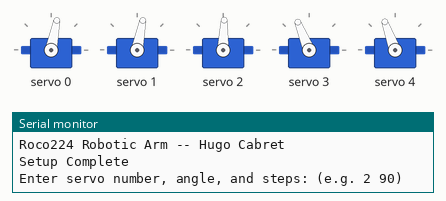
Recording of a sketch running on a simulated Arduino Uno, built with avr-gcc and run on an emulated ATmega328P. On the bench: 5 × servo, the last lines printed to the serial monitor.

Above: at 4.2 s.
At 5.13 s:
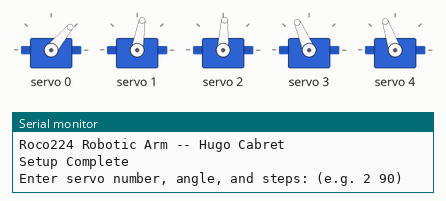
At 11.07 s:
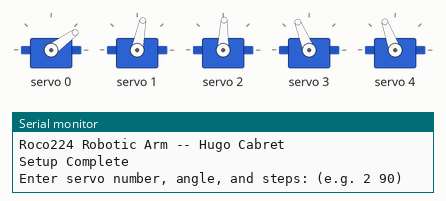
At 16.38 s:
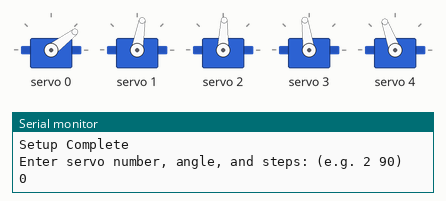
At 17.95 s:
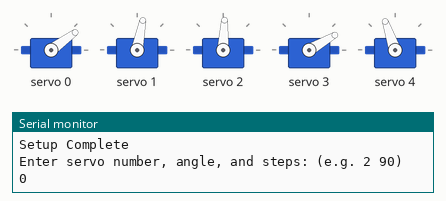
At 39.83 s:
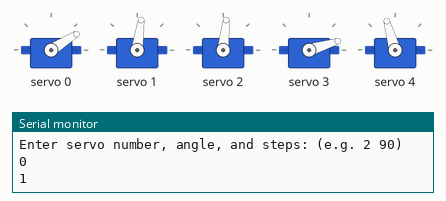
Timing chart, 0 to 40.0 s (numbered marks = the images above):
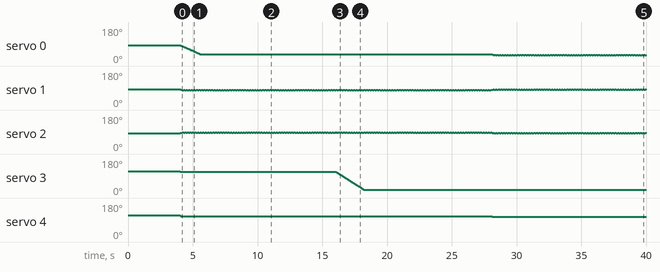

The sketch:

main.ino.ino
```cpp
//Include Files
#include <Wire.h> //I2C Library
#include <Adafruit_PWMServoDriver.h>//PWM breakout board library
#include <math.h> // Math Library

//set PWM driver
Adafruit_PWMServoDriver pwm = Adafruit_PWMServoDriver();

//Definitions
#define SERVOMIN  150 // This is the 'minimum' pulse length count (out of 4096)
#define BIGSERVOMAX  430 // This is the 'maximum' pulse length count (out of 4096)
#define SMALLSERVOMAX 350 // This is the 'maximum' pulse length count (out of 4096)
#define USMIN  600 // This is the rounded 'minimum' microsecond length based on the minimum pulse of 150
#define USMAX  2400 // This is the rounded 'maximum' microsecond length based on the maximum pulse of 600
#define SERVO_FREQ 50 // Analog servos run at ~50 Hz updates

/*
//Control Theory:

For Big servos:
BIGSERVOMAX - SERVOMIN = 280 pulse length count
280 = 180 degrees
Servo moves 0.643 degrees per pulse length count

For Small Servos:
350-150 = 200 = 90 degrees
Servo moves 0.45 degrees per pulse length count

*/

//Arm Lengths in m^-5
#define BaseOffset 890
#define ShoulderElbow 1500
#define ElbowWrist 1916.4
#define WristWrist 116.6
#define WristPenTip TBC

#define L1 BaseOffset
#define L2 ShoulderElbow
#define L3 ElbowWrist


//Servo connector position on breakout board
#define ShoulderRotate 0
#define ShoulderElevate 1
#define Elbow 2
#define WristRotate 3
#define WristElevate 4

//Number of positions for drawing
#define positionNum 14

//Array of all xy coordinates
float position[positionNum][3] =
{
        {810,1590,90},
        {810,1590,0},
        {630,1770,0},
        {670,1950,0},
        {930,1690,0},
        {990,1850,0},
        {850,1990,0},
        {960,2080,0},
        {640,2080,0},
        {500,1700,0},
        {820,2490,0},
        {1130,1710,0},
        {1000,2080,0},
        {1000,2080,90}
};

//Empty array to be filled with all the angles
float angles [positionNum][4] = {};

//Array holding all current angles
int servoAngles[5] = {90,90,90,90,90};


//Array keeps the min and max angle allowed by all the servos, in degrees
int MinMax[5][2] =
{
  {0, 180},
  {70, 150},
  {30, 130},
  {0, 157},
  {0, 156},
};


void changepos(int sRot, int sLift, int elbow, int wRot, int wLift){
  int tempAngles [5] = {servoAngles[0]*1.555,servoAngles[1]*1.555,servoAngles[2]*1.555,servoAngles[3]*2.222,servoAngles[4]*2.222};
  int targets [5] = {sRot*1.555, sLift*1.555, elbow*1.555, wRot*2.222, wLift*2.222};
  int sRotchange = abs(servoAngles[0]-sRot);
  int sLiftchange = abs(servoAngles[1]-sLift);
  int elbowchange = abs(servoAngles[2]-elbow);
  int wRotchange = abs(servoAngles[3]-wRot);
  int wLiftchange = abs(servoAngles[4]-wLift);
  int pulseses = 0;
  int smallest = min(sRotchange,min(sLiftchange,min(elbowchange,min(wRotchange,wLiftchange))));
  if (smallest == sRotchange || smallest == sLiftchange || smallest == sRotchange){
    pulseses = smallest/0.643;
  }else{
    pulseses = smallest/0.45;
  }
  int steps[5] = {(sRotchange*1.555)/pulseses,(sLiftchange*1.555)/pulseses,(elbowchange*1.555)/pulseses,(wRotchange*2.222)/pulseses,(wLiftchange*2.222)/pulseses};
  for (int i = 0; i <5, i++;){
    if (tempAngles[i] - targets[i] > 0){
      steps[i] = steps[i]*-1;
    }
  }
  if (pulseses < 50)pulseses = 50;
  while (tempAngles[0] >= targets[0]-3 && tempAngles[0] <= targets[0]+3 && tempAngles[1] >= targets[1]-3 && tempAngles[1] <= targets[1]+3 && tempAngles[2] >= targets[2]-3 && tempAngles[2] <= targets[2]+3 && tempAngles[3] >= targets[3]-3 && tempAngles[3] <= targets[3]+3 && tempAngles[4] >= targets[4]-3 && tempAngles[4] <= targets[4]+3){
    for (int j = 0; j <5, j++;){
      if (tempAngles[j] >= targets[j]-3 && tempAngles[j] <= targets[j]+3);else{   //if the servo isn't close to the target yet, move by step
        pwm.setPWM(j, 0, SERVOMIN + tempAngles[j] + steps[j]);
        tempAngles[j] += steps[j];
      }
    }
  }

}


void goPreciseDegrees(int servo, int newPos) {
  int steps = 500;
  int target = constrain(newPos, MinMax[servo][0], MinMax[servo][1]);
  if (target != newPos) {
    Serial.print("Servo ");
    Serial.print(servo);
    Serial.println(" out of bounds, adjusted to limit.");
  }

  float angleStep = max(abs(servoAngles[servo] - target) / steps, 1);
  int Pulses;
  int tempAngle = servoAngles[servo];

  for (int i = 0; i < steps; i++) {
    if (tempAngle < target) {
      tempAngle += angleStep;

    } else {
      tempAngle -= angleStep;
    }

    if (servo < 3) {  // Big Servos
      Pulses = tempAngle / 0.643;
    } else {  // Small Servos
      Pulses = tempAngle/ 0.45;
    }

    pwm.setPWM(servo, 0, SERVOMIN + Pulses);
    delay(20);
  }
  servoAngles[servo] = target; // Update the stored position at the end

  Serial.println("Servo moved successfully");
}

void goPreciseAll(int sRot, int sLift, int elbow, int wRot, int wLift){
  int steps = 500;

  //Set the targets for all 5 joints
  int sRotT = constrain(sRot, MinMax[0][0], MinMax[0][1]);
  int sLiftT = constrain(sLift, MinMax[1][0], MinMax[1][1]);
  int elbowT = constrain(elbow, MinMax[2][0], MinMax[2][1]);
  int wRotT = constrain(wRot, MinMax[3][0], MinMax[3][1]);
  int wLiftT = constrain(wLift, MinMax[4][0], MinMax[4][1]);
  if (sRotT != sRot) {
    Serial.println("Shoulder Rotation Joint out of bounds, adjusted to limit.");
  }
  if (sLiftT != sLift) {
    Serial.println("Shoulder Elevation Joint out of bounds, adjusted to limit.");
  }
    if (elbowT != elbow) {
    Serial.println("Elbow Joint out of bounds, adjusted to limit.");
  }
  if (wRotT != wRot) {
    Serial.println("Wrist Rotation Joint out of bounds, adjusted to limit.");
  }
  if (wLift != wLift) {
    Serial.println("Wrist Elevation Joint out of bounds, adjusted to limit.");
  }

  //Set up other variables
  int target[5] = {sRotT, sLiftT,elbowT,wRotT, wLiftT};
  float angleStep[5];
  int pulses[5];
  int tempAngle[5];

  for(int i = 0; i< 5; i++){
    angleStep[i] = max(abs(servoAngles[i] - target[i]) / steps, 1);
    tempAngle[i] = servoAngles[i];
  }

  for (int i = 0; i < steps; i++) {
    for( int j = 0; j< 5; j++){ //This repeats the code for each of the 5 servos
      if (tempAngle[j] < target[j]) {
        tempAngle[j] += angleStep[j];

      } else {
        tempAngle[j] -= angleStep[j];
      }

      if (j < 3) {  // Big Servos
        pulses[j] = tempAngle[j] / 0.643;
      } else {  // Small Servos
        pulses[j] = tempAngle[j]/ 0.45;
      }

      servoAngles[j] = target[j]; // Update the stored position at the end
      pwm.setPWM(j, 0, SERVOMIN + pulses[j]);
    }
    delay(20);
  }
}

float srtest = 0;
float sltest = 0;
float etest = 0;
float wrtest = 0;
float wltest = 0;
void determineAngles(float * shoulderRotAngle, float* shoulderLiftAngle, float * elbowAngle, float * wristAngle, float x, float y){
// This gives us the angle from 0 that the shoulder rotational joint should be at.
  *shoulderRotAngle = 180/M_PI *atan(x/y);

  // This gives us the distance from the center of the base in mm
  float distance = sqrt(sq(x)+sq(y));

  //This gives us the angle from horizontle of the shoulder angle.
  *shoulderLiftAngle = (sq(L2)+sq(distance)-sq(L3))/(2*L2*distance);
  *shoulderLiftAngle = 180 - 180/M_PI *acos(*shoulderLiftAngle);

  //This gives us the angle between the Humerous and the forearm at the elbow
  *elbowAngle = 180 - 180/M_PI *acos((sq(L2)+sq(L3)-sq(distance))/(2*L2*L3));

  //This gives us the angle of the wrist such that the pencil remains vertical.
  *wristAngle = 90 - 180/M_PI *acos((sq(L3)+sq(distance)-sq(L2))/(2*distance*L3));
}

void servoInit(){
  int Pulses = 90/0.643;
  pwm.setPWM(0, 0, SERVOMIN+Pulses);
  pwm.setPWM(1, 0, SERVOMIN+Pulses);
  pwm.setPWM(2, 0, SERVOMIN+Pulses);
  Pulses = 90/.44;
  pwm.setPWM(3, 0, SERVOMIN+Pulses);
  pwm.setPWM(4, 0, SERVOMIN+Pulses);
}


void calculateAllAngles(){
  for(int i = 0; i<positionNum; i++){
    determineAngles(&angles[i][0],&angles[i][1],&angles[i][2],&angles[i][3],position[i][0],position[i][1]);
  }

}


void setup() {
  //Initialize the serial output (UART)
  Serial.begin(9600);
  Serial.println("Roco224 Robotic Arm -- Hugo Cabret");

  //Initialize the pwm
  pwm.begin();
  pwm.setOscillatorFrequency(27000000);
  pwm.setPWMFreq(SERVO_FREQ);  // Analog servos run at ~50 Hz updates
  delay(10);

  //Set all servos to 90 degrees
  servoInit();

  calculateAllAngles();

  Serial.println("Setup Complete");
  Serial.println("Enter servo number, angle, and steps: (e.g. 2 90)");
  delay(3000);
}


void loop() {
  //determineAngles(&srtest, &sltest, &etest, &wltest, 2000, 2000);
  //Serial.println(srtest);
  //Serial.println(sltest);
  //Serial.println(etest);
  //Serial.println(wltest);
  //goPreciseAll(srtest, sltest, etest, 90, wltest);
  //delay(3000);

  delay(1000);
  for(int i = 0; i< positionNum; i++){
    goPreciseAll(angles[i][0],angles[i][1],angles[i][2],position[i][2],angles[i][3]);
    Serial.println(i);
  }
/*
  if (Serial.available()) {
    int servoNum = Serial.parseInt();
    int angle = Serial.parseInt();

    if (servoNum >= 0 && servoNum < 5 && angle >= 0 && angle <= 180) {
      goPreciseDegrees(servoNum, angle);
      Serial.print("Servo ");
      Serial.print(servoNum);
      Serial.print(" set to ");
      Serial.print(angle);
      Serial.println(" degrees in 500 steps");

    } else {
      Serial.println("Invalid input. Use: servo angle steps (e.g., 2 90)");
    }
  }
  */
}
```
